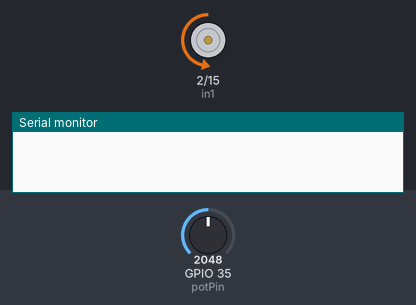
A sketch run on a simulated ESP32. On the bench: motor-driver pin pairs drawn as motors (green arrow = first pin HIGH = forward, orange = second pin HIGH = backward, longer = more drive, scaled by the enable pin), the last lines printed to the serial monitor. The inputs (shaded band) are chosen by the test bench; at power-on: GPIO 35 (potPin) = 2048. At 5.0 s the program stops and its outputs stay as they are.

Above: at 2.2 s.
2.3 s: GPIO 35 (potPin) set to 2866
At 4.1 s:
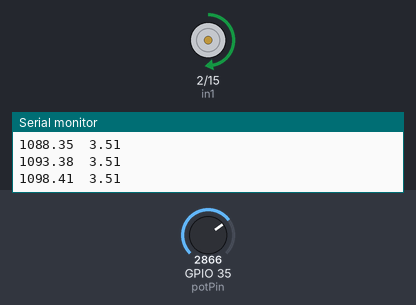
At 5.7 s:
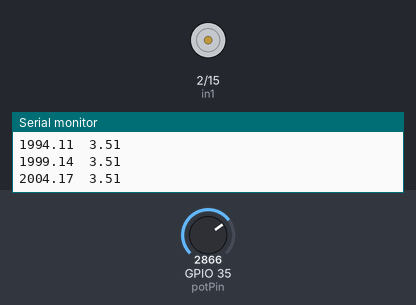
Timing chart, 0 to 6.5 s (numbered marks = the images above; inputs shaded):
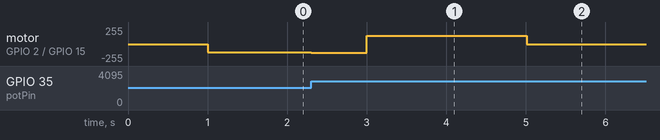

The sketch:

slidePot-StepResponse.ino
```cpp
#define F 200

// Pins
int potPin = 35;
int in1 = 2;
int in2 = 15;
int enA = 4;

// Setting PWM properties
const int freq = 30000;
const int pwmChannel = 0;
const int resolution = 8;
int dutyCycle = 0; // Initialize dutyCycle to 0

// Define the range of potentiometer values for leftmost and rightmost positions
const int minPotValue = 4095; // Minimum potentiometer value (leftmost)
const int maxPotValue = 0;    // Maximum potentiometer value (rightmost)

// Define the range of positions in centimeters for leftmost and rightmost positions
const int minPositionLimit = -4; // Minimum position in cm
const int maxPositionLimit = 4;  // Maximum position in cm

// Target position
double targetPositionNow = 0;

// Max voltage
double maxMotorVoltage = 10.0;

// PID Controller Parameters
double kp = 1.5; // Proportional gain
double ki = 0; // Integral gain
double kd = 0; // Derivative gain
double integral = 0.0;
double previousError = 0.0;

// Time variables
unsigned long startTime = 0;
unsigned long currentTime = 0;

// Function to calculate the voltage from the position (cm)
double calculatePositionToVoltage(double position) {
  return 0.0052 * position * position * position - 0.0288 * position * position + 0.1114 * position - 0.0161;
}

double calculateVoltageToPosition(double voltage) {
  // Calculate the position within the original range
  return 0.8041 * voltage * voltage * voltage - 5.0581 * voltage * voltage + 10.821 * voltage + 0.5937 - 5;
}

void setup() {
  pinMode(potPin, INPUT);
  pinMode(enA, OUTPUT);
  pinMode(in1, OUTPUT);
  pinMode(in2, OUTPUT);

  // Configure LED PWM functionality
  ledcSetup(pwmChannel, freq, resolution);

  // Attach the channel to the GPIO to be controlled
  ledcAttachPin(enA, pwmChannel);

  Serial.begin(115200);
  while(!Serial);

  delay(1000); // Wait for 1 second before starting the step response

  // Record the start time
  startTime = micros();
}

void loop() {

  // Calculate the elapsed time
  currentTime = micros();
  unsigned long  elapsedTime = (currentTime - startTime); // Convert to seconds

  // Step response test: Change the target position after a certain time
  if (elapsedTime < 2 * 1000000) { // For the first 2 seconds, maintain the initial target
    targetPositionNow = 0;
    SlideToPosition(targetPositionNow);
  } else {
    Serial.print(elapsedTime/1000.0-2000); // Time in seconds
    Serial.print('\t');
    Serial.println(getPotentiometer());
    digitalWrite(in1, HIGH);
    digitalWrite(in2, LOW);
    setVoltageMotor(5);  // 5 volt
  }
  //Serial.print("Elapsed Time: ");
  while (micros() - currentTime < 1000000 / F);

  if (elapsedTime > 4*1000000) {  // After 4 seconds, turn off motor
    ledcWrite(pwmChannel, LOW);
    while (true);
  }
}

void SlideToPosition(double targetPosition) {

  double currentPosition = getPotentiometer();

  // Check and enforce position limits
  if (targetPosition < minPositionLimit) {
    targetPosition = minPositionLimit;
  } else if (targetPosition > maxPositionLimit) {
    targetPosition = maxPositionLimit;
  }

  //  Serial.print("Pot raw: ");
  //  Serial.print(potValue);
  //  Serial.print(" CurrentPosition: ");
  //  Serial.print(currentPosition);
  //  Serial.print(" TargetPosition: ");
  //  Serial.print(targetPosition);

  // Calculate the error (difference between current and target position)
  double error = targetPosition - currentPosition;
  error = -error;

  //Serial.print('\t');
  //Serial.print(" Error: ");
  //Serial.println(error); // Error

  // Calculate PID terms
  double proportionalTerm = kp * error;
  integral += ki * error;
  double derivativeTerm = kd * (error - previousError);

  // Calculate the control signal (duty cycle)
  double motorVoltage = proportionalTerm + integral + derivativeTerm;

  // Update the previous error
  previousError = error;

  // Limiting signal
  double abs_motorVoltage = abs(motorVoltage);

  if (abs_motorVoltage >= maxMotorVoltage) {
    motorVoltage = motorVoltage / abs_motorVoltage * maxMotorVoltage;
  }

  // Determine the direction of rotation
  if (motorVoltage > 0) {
    digitalWrite(in1, LOW);
    digitalWrite(in2, HIGH);
  } else if (motorVoltage < 0) {
    digitalWrite(in1, HIGH);
    digitalWrite(in2, LOW);
  } else {
    // Stop the motor if the target position is reached
    ledcWrite(pwmChannel, LOW);
  }

  setVoltageMotor(motorVoltage);
}

double getPotentiometer() {
  double potValue = analogRead(potPin);
  double potVoltage = analogRead(potPin) * (3.3 / minPotValue);
  return calculateVoltageToPosition(potVoltage);
}

void setVoltageMotor(double motorVoltage) {

  // Apply static friction compensation (OLD)
//  if (motorVoltage > 0) {  // going left
//    double staticFrictionCompensation = 1.2;
//    motorVoltage += staticFrictionCompensation;
//
//  } else if (motorVoltage < 0) {  // going right
//    double staticFrictionCompensation = 1.2;
//    motorVoltage -= staticFrictionCompensation;
//  }

  // mapdouble the control signal to the duty cycle range (0-255)
  dutyCycle = mapdouble(abs(motorVoltage), 0, maxMotorVoltage, 0, 255);
  ledcWrite(pwmChannel, dutyCycle);
  }

double mapdouble(double x, double in_min, double in_max, double out_min, double out_max)
{
  return (x - in_min) * (out_max - out_min) / (in_max - in_min) + out_min;
}
```
